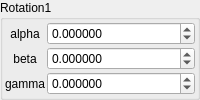
    <widget class="QGroupBox" name="groupBox_8">
     <property name="title">
      <string>Rotation1</string>
     </property>
     <layout class="QVBoxLayout" name="verticalLayout_10" stretch="0">
      <property name="spacing">
       <number>2</number>
      </property>
      <property name="leftMargin">
       <number>2</number>
      </property>
      <property name="topMargin">
       <number>2</number>
      </property>
      <property name="rightMargin">
       <number>2</number>
      </property>
      <property name="bottomMargin">
       <number>2</number>
      </property>
      <item>
       <layout class="QGridLayout" name="gridLayout_11" columnstretch="0,1">
        <property name="spacing">
         <number>2</number>
        </property>
        <item row="0" column="0">
         <widget class="QLabel" name="label_39">
          <property name="text">
           <string notr="true">alpha</string>
          </property>
          <property name="alignment">
           <set>Qt::AlignCenter</set>
          </property>
         </widget>
        </item>
        <item row="1" column="0">
         <widget class="QLabel" name="label_40">
          <property name="text">
           <string notr="true">beta</string>
          </property>
          <property name="alignment">
           <set>Qt::AlignCenter</set>
          </property>
         </widget>
        </item>
        <item row="0" column="1">
         <widget class="MyDoubleSpinBox" name="spinboxd3_transf_rotation_x">
          <property name="sizePolicy">
           <sizepolicy hsizetype="Minimum" vsizetype="Maximum">
            <horstretch>0</horstretch>
            <verstretch>0</verstretch>
           </sizepolicy>
          </property>
          <property name="prefix">
           <string/>
          </property>
          <property name="suffix">
           <string/>
          </property>
          <property name="decimals">
           <number>6</number>
          </property>
          <property name="minimum">
           <double>-36000.000000000000000</double>
          </property>
          <property name="maximum">
           <double>36000.000000000000000</double>
          </property>
          <property name="singleStep">
           <double>1.000000000000000</double>
          </property>
         </widget>
        </item>
        <item row="1" column="1">
         <widget class="MyDoubleSpinBox" name="spinboxd3_transf_rotation_y">
          <property name="sizePolicy">
           <sizepolicy hsizetype="Minimum" vsizetype="Maximum">
            <horstretch>0</horstretch>
            <verstretch>0</verstretch>
           </sizepolicy>
          </property>
          <property name="prefix">
           <string/>
          </property>
          <property name="suffix">
           <string/>
          </property>
          <property name="decimals">
           <number>6</number>
          </property>
          <property name="minimum">
           <double>-36000.000000000000000</double>
          </property>
          <property name="maximum">
           <double>36000.000000000000000</double>
          </property>
          <property name="singleStep">
           <double>1.000000000000000</double>
          </property>
         </widget>
        </item>
        <item row="2" column="0">
         <widget class="QLabel" name="label_41">
          <property name="text">
           <string notr="true">gamma</string>
          </property>
          <property name="alignment">
           <set>Qt::AlignCenter</set>
          </property>
         </widget>
        </item>
        <item row="2" column="1">
         <widget class="MyDoubleSpinBox" name="spinboxd3_transf_rotation_z">
          <property name="sizePolicy">
           <sizepolicy hsizetype="Minimum" vsizetype="Maximum">
            <horstretch>0</horstretch>
            <verstretch>0</verstretch>
           </sizepolicy>
          </property>
          <property name="prefix">
           <string/>
          </property>
          <property name="suffix">
           <string/>
          </property>
          <property name="decimals">
           <number>6</number>
          </property>
          <property name="minimum">
           <double>-36000.000000000000000</double>
          </property>
          <property name="maximum">
           <double>36000.000000000000000</double>
          </property>
          <property name="singleStep">
           <double>1.000000000000000</double>
          </property>
         </widget>
        </item>
       </layout>
      </item>
     </layout>
    </widget>
